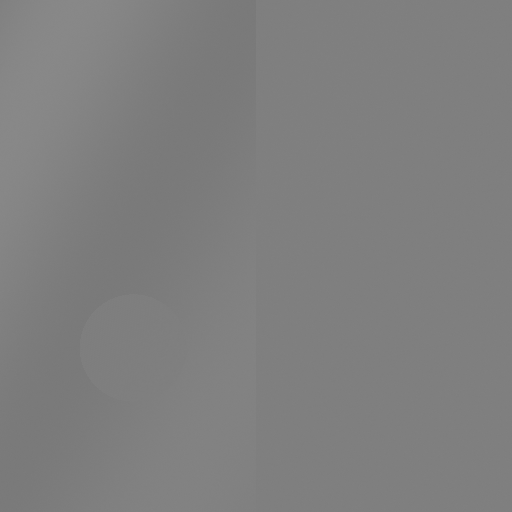
#> input picture docs/articles/assets/poc/poc_interferometry_step/03_surface_z_scan.gif, 512 x 512 px
$ python -i gen_view2026_story_gifs.py   (imports and definitions only)
#> lines starting #> are read from the running program, lines starting #| are printed output that depends on the picture
#!/usr/bin/env python3
"""Build the short story GIFs used by the ViEW2026 2-D exhibits.

Frame selection is deliberately mechanical and reviewable.  The current exhibit media is
always frame 1 (the cover).  From the remaining raster figures, in ``figures.json`` order,
we keep the earliest scene/raw/input, process/intermediate, result/truth/error, and
limit/failure figure suggested by its file/name; unfilled slots are spread through the
remaining ordered figures.  Thus the cover still works when animation is stopped, while
the following frames read as scene -> processing -> result -> truth/error -> limit.  A
PoC with only one or two usable raster figures remains static; three figures are retained
when that is all the author supplied, rather than duplicating a frame to reach four.

Japanese and English paths are both made for the page contract, although the frames carry
no generated heading: the source figures already identify themselves.  Progress is shown
only by bitmap dots.  GIFs are only rewritten when the selected source digest changes,
avoiding Pillow-version byte drift while still making stale inputs regenerate.
"""
from __future__ import annotations

import hashlib
import io
import json
from pathlib import Path

import numpy as np
from PIL import Image, ImageSequence

try:
    from tools.gen_view2026_thumbs import (
        DOCS as THUMB_DOCS,
        SIZE as THUMB_SIZE,
        SPEC as THUMB_SPEC,
        _contain_square,
        _load as _load_thumb_source,
        _square,
        thumbnail_specs,
    )
except ModuleNotFoundError:  # ``py tools/gen_view2026_story_gifs.py``
    from gen_view2026_thumbs import (  # type: ignore[no-redef]
        DOCS as THUMB_DOCS,
        SIZE as THUMB_SIZE,
        SPEC as THUMB_SPEC,
        _contain_square,
        _load as _load_thumb_source,
        _square,
        thumbnail_specs,
    )


ROOT = Path(__file__).resolve().parents[1]
VIEW = ROOT / "docs" / "view2026"
ASSETS = ROOT / "docs" / "articles" / "assets" / "poc"
EXHIBITS = VIEW / "exhibits.json"
CAPTIONS = ROOT / "docs" / "articles" / "exhibits" / "poc_captions.json"
LEDGER = VIEW / "story_gifs.json"
WIDTH = 720
HEIGHT = 720
PROGRESS_HEIGHT = 30
CONTENT_HEIGHT = HEIGHT - PROGRESS_HEIGHT
MAX_BYTES = 2_500_000
MAX_FRAMES = 6
COLOR_MAD_LIMIT = 6.0
FIRST_MS = 2500
OTHER_MS = 1600
MIN_ASPECT = 0.42
MAX_ASPECT = 2.40
# 表・数表だけの図については、第3版で除外した30図を閾値変更後も復活させない。
PREVIOUS_MIN_ASPECT = 0.60
PREVIOUS_MAX_ASPECT = 1.67
END_BAND_FRACTION = 0.15
TITLE_BAND_FRACTION = 0.12
HIGH_FREQUENCY_THRESHOLD = 64
MIN_LAPLACIAN_DENSITY = 0.0005
MIN_CONTENT_FRACTION = 0.36
RASTER = {".png", ".jpg", ".jpeg", ".webp", ".bmp", ".tif", ".tiff"}
EYE_CATCHERS = """poc_phase_measuring_deflectometry poc_industrial_oct
poc_hyperspectral_foreign_matter poc_thin_film_reflectometry poc_cad_scan_deviation
poc_telecentric_metrology poc_tem_ctf_thon_rings poc_virtual_sem_kv_cd_bse
poc_dual_energy_xray poc_weld_radiograph_porosity poc_good_sample_variation_model
poc_code_matching_breakdown poc_fourier_ptychography poc_photoelasticity""".split()

ROLE_WORDS = (
    ("scene", "raw", "input", "sample", "photo", "image", "scan", "radiograph", "bscan"),
    ("process", "intermediate", "filter", "unwrap", "profile", "spectrum", "map", "recovery"),
    ("result", "detect", "recon", "measure", "output", "truth", "error", "residual", "compare", "vs"),
    ("limit", "failure", "break", "cliff", "ambigu", "bias", "noise", "sweep", "tradeoff"),
)


def _json(path: Path):
    return json.loads(path.read_text(encoding="utf-8"))


# [8 lines left out: function _is_target, not called in this run]


def _usable(row: dict, folder: Path) -> bool:
    p = folder / row.get("file", "")
    return (not row.get("animated")) and p.suffix.lower() in RASTER and p.is_file()


# [59 lines left out: functions choose_frames, _cover_file, _prepared_image, not called in this run]


def _laplacian(gray: np.ndarray) -> np.ndarray:
    """4近傍 Laplacian の絶対値。外周は文字判定にも使わないので0にする。"""
    lap = np.zeros(gray.shape, dtype=np.int32)
    lap[1:-1, 1:-1] = np.abs(
        4 * gray[1:-1, 1:-1] - gray[:-2, 1:-1] - gray[2:, 1:-1]
        - gray[1:-1, :-2] - gray[1:-1, 2:]
    )
    return lap


# [31 lines left out: function _has_text_like_detail, not called in this run]


def _dense_crop(im: Image.Image) -> tuple[list[int] | None, float, str | None]:
    """極端比率の図から、題と端の文字を守った内容量最大の窓を選ぶ。"""
    gray = np.asarray(im.convert("L"), dtype=np.int16)
    h, w = gray.shape
    lap = _laplacian(gray)
    if w / h > MAX_ASPECT:
        crop_w = min(w, max(1, int(MAX_ASPECT * h)))
        scores = np.convolve(lap.sum(axis=0, dtype=np.int64),
                             np.ones(crop_w, dtype=np.int64), mode="valid")
        band = max(1, round(END_BAND_FRACTION * w))
        title_h = max(1, round(TITLE_BAND_FRACTION * h))
        protect_left = _has_text_like_detail(gray[title_h:, :band])
        protect_right = _has_text_like_detail(gray[title_h:, w - band:])
        if protect_left and protect_right:
            return None, 0.0, "protected_both_edges"
        x = 0 if protect_left else w - crop_w if protect_right else int(np.argmax(scores))
        y, crop_h = 0, h
        score = int(scores[x])
    elif w / h < MIN_ASPECT:
        crop_h = min(h, max(1, int(w / MIN_ASPECT)))
        scores = np.convolve(lap.sum(axis=1, dtype=np.int64),
                             np.ones(crop_h, dtype=np.int64), mode="valid")
        band = max(1, round(END_BAND_FRACTION * h))
        protect_top = _has_text_like_detail(gray[:band, :])
        protect_bottom = _has_text_like_detail(gray[h - band:, :])
        if protect_top and protect_bottom:
            return None, 0.0, "protected_both_edges"
        y = 0 if protect_top else h - crop_h if protect_bottom else int(np.argmax(scores))
        x, crop_w = 0, w
        score = int(scores[y])
    else:
        return None, 0.0, None
    # 全高を残す横長図でも、内容量だけで左右を選ぶと中央の題が丸ごと窓外に
    # なることがある。縦長図では上端を切り得るので同じ検査がそのまま効く。
    title_h = max(1, round(TITLE_BAND_FRACTION * h))
    source_has_title = _has_text_like_detail(gray[:title_h, :], minimum_tiles=24)
    crop_has_title = y < title_h and _has_text_like_detail(
        gray[y:min(y + crop_h, title_h), x:x + crop_w], minimum_tiles=24)
    if source_has_title and not crop_has_title:
        return None, 0.0, "title_band_missing"
    density = score / (1020.0 * crop_w * crop_h)
    return [x, y, crop_w, crop_h], density, None


# [121 lines left out: functions _text_only_name, _plan_rows, _prepared_row, _progress_dot, _render, _encode, not called in this run]


def _decoded(blob: bytes) -> list[Image.Image]:
    with Image.open(io.BytesIO(blob)) as im:
        return [f.convert("RGB").copy() for f in ImageSequence.Iterator(im)]


def _mad(a: Image.Image, b: Image.Image) -> float:
    aa, bb = a.tobytes(), b.tobytes()
    return sum(abs(x - y) for x, y in zip(aa, bb)) / len(aa)


# [151 lines left out: functions _content_mads, _digest, _write_gif, main, not called in this run]


# [2 lines not run here, left out]

>>> from PIL import Image
>>> picture = Image.open('../docs/articles/assets/poc/poc_interferometry_step/03_surface_z_scan.gif')
#> picture is the input picture: PIL image 512x512 P; min 120, max 137, mean 126.9
>>> result = _dense_crop(picture)
#> in _laplacian, `lap[1:-1, 1:-1] = np.abs( 4 * gray[1:-1, 1:-1] - gray[:-2, 1:-1] - gra..`:
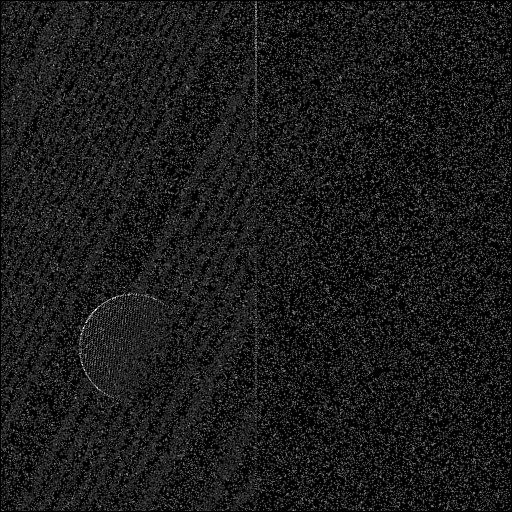
#> lap: shape (512, 512) int32; min 0, max 14, mean 1.46; drawn with min black and max white
